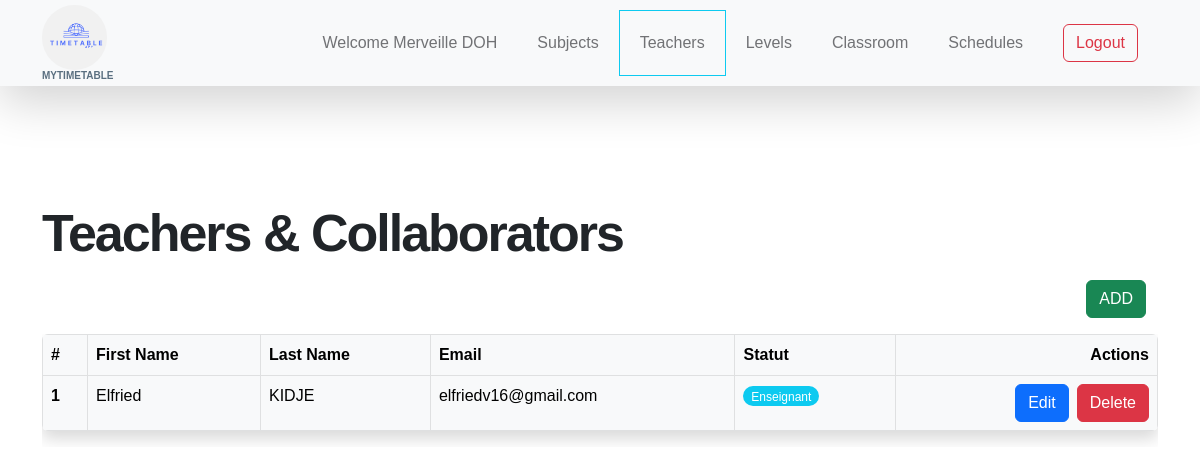
Page /teachers (signed in) on the committed database.
### authentification/models.py (models this page shows, shortened)
class MyUser(AbstractBaseUser, PermissionsMixin):
    email = models.EmailField(
        verbose_name="email address",
        max_length=255,
        unique=True,null=True
    )
    first_name = models.CharField(max_length=40, null=True, blank=True)
    last_name = models.CharField(max_length=40,null=True, blank=True)
    password = models.CharField(max_length=255)
    level = models.ForeignKey(
        Level, on_delete=models.CASCADE, null=True, blank=True)
    is_active = models.BooleanField(default=True)
    is_staff = models.BooleanField(default=False)
    is_teacher = models.BooleanField(default=False)
    objects = MyUserManager()
    USERNAME_FIELD = 'email'
    groups = models.ManyToManyField(Group, related_name='myuser_groups', blank=True)
    user_permissions = models.ManyToManyField(Permission, related_name='myuser_permissions', blank=True)

### acceuil/views.py (the view)
    def check_user(request, *args, **kwargs):
        if not request.user.is_authenticated or (not request.user.is_superuser):
            return redirect('timetables.students')
        return view_func(request, *args, **kwargs)

### acceuil/views.py (called while the page is built, shortened)
def superuser_required(view_func):
    def check_user(request, *args, **kwargs):
        if not request.user.is_authenticated or (not request.user.is_superuser):
            return redirect('timetables.students')
        return view_func(request, *args, **kwargs)
    return check_user

@login_required
@superuser_required
def teacher(request):
    error, success = None, None
    context = {
        'users': User.objects.filter(Q(is_teacher=True) | Q(is_superuser=True)).exclude(email=request.user.email),
        'error': error,
        'success': success,
    }
    return render(request, 'acceuil/teacher.html', context)

### template/acceuil/teacher.html (shortened to what this page needs)
{% extends 'base/base.html' %}
{% block 'main' %}
<div class="my-3">
    <h1 class="">Teachers & Collaborators</h1>
</div>
<div class="container-fluid my-3">
    <div class="d-flex justify-content-end">
        <button class="btn btn-success" data-bs-toggle="modal" data-bs-target="#addObject">ADD</button>
    </div>
</div>
<div>
    <div class="table-responsive">
        <table class="table table-bordered table-stiped table-hover table-light rounded shadow overflow-hidden">
            <thead>
                <tr>
                    <th>#</th>
                    <th>First Name</th>
                    <th>Last Name</th>
                    <th>Email</th>
                    <th>Statut</th>
                    <th class="text-end">Actions</th>
                </tr>
            </thead>
            <tbody>
                {% for s in users %}
                <tr>
                    <td>
                        <div class="fw-bold">
                            {{ forloop.counter }}
                        </div>
                    </td>
                    <td>
                        {{ s.first_name }}
                    </td>
                    <td> {{ s.last_name }} </td>
                    <td> {{ s.email }} </td>
                    <td>
                        {% if s.is_teacher %}
                        <div class="badge bg-info">
                            Enseignant
                        </div>
                        {% endif %}
                    </td>
                    <td>
                        <div class="d-flex justify-content-end">
                            <button class="btn btn-primary" data-bs-toggle="modal"
                                data-bs-target="#editObject{{ s.id }}">Edit</button>
                            <button class="btn btn-danger ms-2" data-bs-toggle="modal"
                                data-bs-target="#delObject{{ s.id }}">Delete</button>
                        </div>
                    </td>
                </tr>
                {% endfor %}
            </tbody>
        </table>
    </div>
</div>
{% endblock %}

### template/base/header.html (shortened to what this page needs)
{% load static %}
<nav class="navbar navbar-expand-lg bg-light shadow-lg">
    <div class="container">
        <a class="navbar-brand" href="{% url 'home' %}">
            <span>
                <img src="{% static 'img/timetable.png' %}" alt="" style="height: 65px; border-radius: 50px;">
                <small>myTimeTable</small> </span>
        </a>
        <div class="collapse navbar-collapse" id="navbarNav">
            <ul class="navbar-nav ms-auto">
                {% if user.is_authenticated %}
                <li class="nav-item align-self-center c-url" data-url="{% url 'profile' %}">
                    <a href="{% url 'profile' %}" class="nav-link click-scroll align-self-center">
                        Welcome {{ user.first_name }} {{ user.last_name }}</a>
                </li>
                {% if user.is_superuser %}
                <li class="nav-item align-self-center c-url" data-url="{% url 'subject' %}">
                    <a class="nav-link click-scroll" href="{% url 'subject' %}">Subjects</a>
                </li>
                <li class="nav-item align-self-center c-url" data-url="{% url 'teacher' %}">
                    <a class="nav-link click-scroll" href="{% url 'teacher' %}">Teachers</a>
                </li>
                <li class="nav-item align-self-center c-url" data-url="{% url 'level' %}">
                    <a class="nav-link click-scroll" href="{% url 'level' %}">Levels</a>
                </li>
                <li class="nav-item align-self-center c-url" data-url="{% url 'classroom' %}">
                    <a class="nav-link click-scroll" href="{% url 'classroom' %}">Classroom</a>
                </li>
                <li class="nav-item align-self-center c-url" data-url="{% url 'timetable' 99999999999 %}">
                    <a class="nav-link click-scroll" href="{% url 'timetable' 99999999999 %}">Schedules</a>
                </li>
                {% else %}
                <li class="nav-item align-self-center c-url" data-url="{% url 'timetables.students' %}">
                    <a class="nav-link click-scroll" href="{% url 'timetables.students' %}">Your Schedules</a>
                </li>
                {% endif %}
                <li class="nav-item align-self-center">
                    <span class="nav-link click-scroll" href="{% url 'logout' %}">
                        <a class="btn btn-outline-danger" href="{% url 'logout' %}">Logout</a>
                    </span>
                </li>
                {% endif %}
            </ul>
        </div>
    </div>
</nav>

### static/css/style.css (style rules this page uses)
html, body { overflow-x: hidden!important; }
.statut { background-image: url('../img/calendar-with-pencil-monstera-leaf.jpg' ); background-size: cover; }
th { vertical-align: middle!important; }

### rows in the picture
MyUser: first_name "Merveille", last_name "DOH"
MyUser: first_name "Elfried", last_name "KIDJE", email "elfriedv16@gmail.com", is_teacher "Enseignant"
